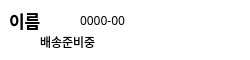
<?xml version="1.0" encoding="UTF-8"?>
<ui version="4.0">
 <class>TraceItemWidget</class>
 <widget class="QWidget" name="TraceItemWidget">
  <property name="geometry">
   <rect>
    <x>0</x>
    <y>0</y>
    <width>250</width>
    <height>60</height>
   </rect>
  </property>
  <property name="sizePolicy">
   <sizepolicy hsizetype="Fixed" vsizetype="Fixed">
    <horstretch>0</horstretch>
    <verstretch>0</verstretch>
   </sizepolicy>
  </property>
  <property name="minimumSize">
   <size>
    <width>250</width>
    <height>60</height>
   </size>
  </property>
  <property name="maximumSize">
   <size>
    <width>250</width>
    <height>60</height>
   </size>
  </property>
  <property name="windowTitle">
   <string>Form</string>
  </property>
  <property name="autoFillBackground">
   <bool>false</bool>
  </property>
  <property name="styleSheet">
   <string notr="true">background-color: rgba(255, 255, 255, 0);</string>
  </property>
  <widget class="QLabel" name="name">
   <property name="geometry">
    <rect>
     <x>9</x>
     <y>10</y>
     <width>60</width>
     <height>20</height>
    </rect>
   </property>
   <property name="sizePolicy">
    <sizepolicy hsizetype="Fixed" vsizetype="Fixed">
     <horstretch>0</horstretch>
     <verstretch>0</verstretch>
    </sizepolicy>
   </property>
   <property name="minimumSize">
    <size>
     <width>60</width>
     <height>20</height>
    </size>
   </property>
   <property name="maximumSize">
    <size>
     <width>60</width>
     <height>20</height>
    </size>
   </property>
   <property name="font">
    <font>
     <family>Apple SD Gothic Neo</family>
     <pointsize>13</pointsize>
     <weight>75</weight>
     <bold>true</bold>
    </font>
   </property>
   <property name="styleSheet">
    <string notr="true">border : 0px solid grey;</string>
   </property>
   <property name="text">
    <string>이름</string>
   </property>
  </widget>
  <widget class="QLabel" name="CompanyIcon">
   <property name="geometry">
    <rect>
     <x>11</x>
     <y>32</y>
     <width>20</width>
     <height>20</height>
    </rect>
   </property>
   <property name="sizePolicy">
    <sizepolicy hsizetype="Fixed" vsizetype="Fixed">
     <horstretch>20</horstretch>
     <verstretch>20</verstretch>
    </sizepolicy>
   </property>
   <property name="minimumSize">
    <size>
     <width>20</width>
     <height>20</height>
    </size>
   </property>
   <property name="maximumSize">
    <size>
     <width>20</width>
     <height>20</height>
    </size>
   </property>
   <property name="styleSheet">
    <string notr="true">border : 0px solid grey;</string>
   </property>
   <property name="text">
    <string/>
   </property>
   <property name="pixmap">
    <pixmap resource="Resources.qrc">:/icons/icon_epost.png</pixmap>
   </property>
   <property name="scaledContents">
    <bool>true</bool>
   </property>
   <property name="indent">
    <number>0</number>
   </property>
  </widget>
  <widget class="QLabel" name="num">
   <property name="geometry">
    <rect>
     <x>80</x>
     <y>10</y>
     <width>55</width>
     <height>20</height>
    </rect>
   </property>
   <property name="sizePolicy">
    <sizepolicy hsizetype="Fixed" vsizetype="Fixed">
     <horstretch>0</horstretch>
     <verstretch>0</verstretch>
    </sizepolicy>
   </property>
   <property name="minimumSize">
    <size>
     <width>0</width>
     <height>20</height>
    </size>
   </property>
   <property name="maximumSize">
    <size>
     <width>250</width>
     <height>20</height>
    </size>
   </property>
   <property name="font">
    <font>
     <family>Apple SD Gothic Neo</family>
     <weight>50</weight>
     <bold>false</bold>
    </font>
   </property>
   <property name="styleSheet">
    <string notr="true">border : 0px solid grey;</string>
   </property>
   <property name="text">
    <string>0000-00</string>
   </property>
  </widget>
  <widget class="QLabel" name="state">
   <property name="geometry">
    <rect>
     <x>40</x>
     <y>32</y>
     <width>57</width>
     <height>20</height>
    </rect>
   </property>
   <property name="sizePolicy">
    <sizepolicy hsizetype="Fixed" vsizetype="Fixed">
     <horstretch>0</horstretch>
     <verstretch>0</verstretch>
    </sizepolicy>
   </property>
   <property name="minimumSize">
    <size>
     <width>0</width>
     <height>20</height>
    </size>
   </property>
   <property name="maximumSize">
    <size>
     <width>200</width>
     <height>20</height>
    </size>
   </property>
   <property name="styleSheet">
    <string notr="true">border : 0px solid grey;</string>
   </property>
   <property name="text">
    <string>배송준비중</string>
   </property>
  </widget>
 </widget>
 <resources>
  <include location="Resources.qrc"/>
 </resources>
 <connections/>
</ui>
